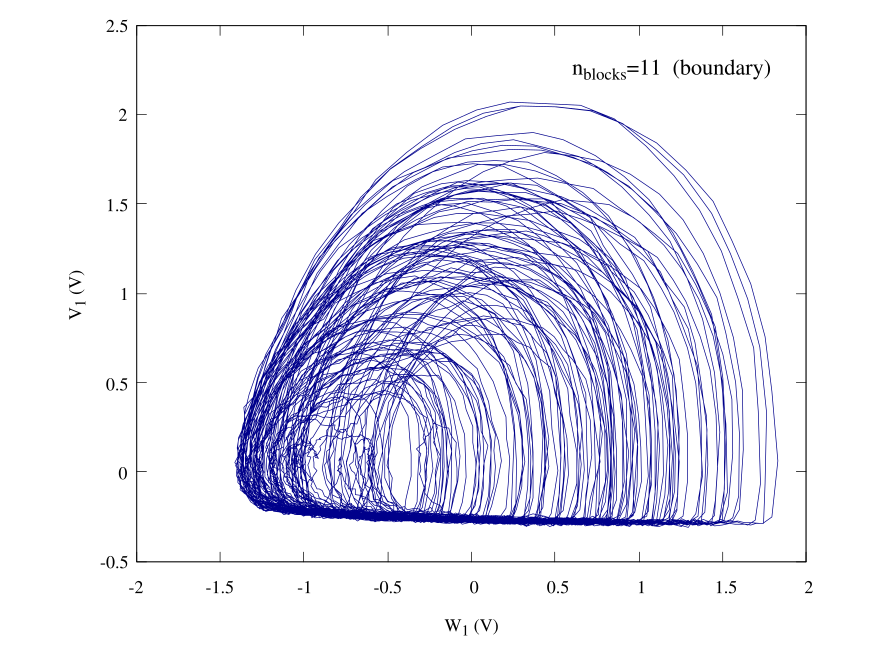

The script that drew this image:
set terminal qt persist
set termoption font "Times,10"
set border lw 0.5

set label at graph 0.65,0.925 "n_{blocks}=11  (boundary)" font ",12"
set xlabel "W_1 (V)"
set ylabel "V_1 (V)"
set size ratio 0.8
set xrange [-2:2]
set yrange [-0.5:2.5]
plot "11_blocks_avg.dat" u ($3*10):($2*10) every ::0::10000 w l notitle lc "dark-blue" lw 0.5
